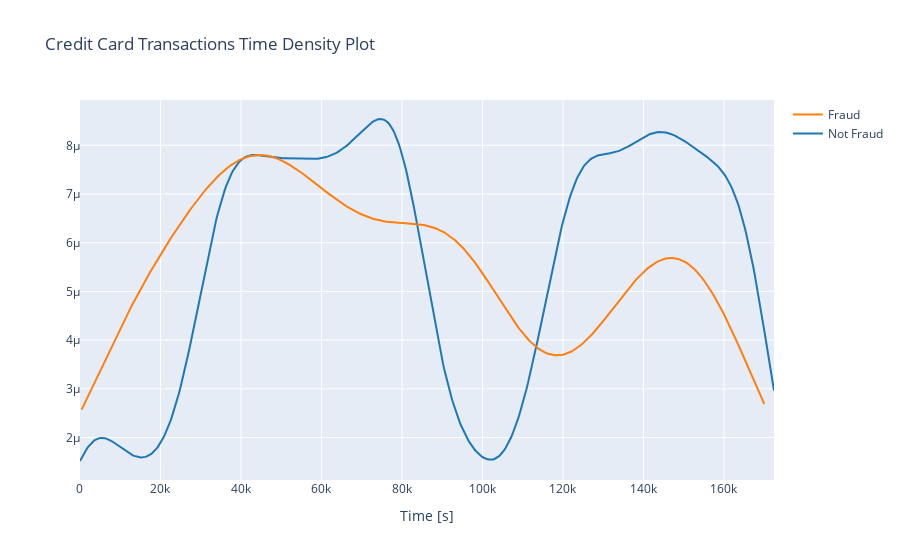

Notebook cell for this chart:
### Code cell
class_0 = df.loc[df['Class'] == 0]["Time"]
class_1 = df.loc[df['Class'] == 1]["Time"]

hist_data = [class_0, class_1]
group_labels = ['Not Fraud', 'Fraud']

fig = ff.create_distplot(hist_data, group_labels, show_hist=False, show_rug=False)
fig['layout'].update(title='Credit Card Transactions Time Density Plot', xaxis=dict(title='Time [s]'))
iplot(fig, filename='dist_only')

### Figure 1 — Plotly figure (JSON) as saved in the notebook; plotly's stock layout.template omitted (floating-point values rounded to 4 significant figures; data arrays with more than 128 entries replaced by an {"elided": "..."} marker saying what was removed)
{"data": [{"legendgroup": "Not Fraud", "marker": {"color": "rgb(31, 119, 180)"}, "mode": "lines", "name": "Not Fraud", "showlegend": true, "type": "scatter", "x": {"elided": "500 float values"}, "xaxis": "x", "y": {"elided": "500 float values"}, "yaxis": "y"}, {"legendgroup": "Fraud", "marker": {"color": "rgb(255, 127, 14)"}, "mode": "lines", "name": "Fraud", "showlegend": true, "type": "scatter", "x": {"elided": "500 float values"}, "xaxis": "x", "y": {"elided": "500 float values"}, "yaxis": "y"}], "layout": {"barmode": "overlay", "hovermode": "closest", "legend": {"traceorder": "reversed"}, "title": {"text": "Credit Card Transactions Time Density Plot"}, "xaxis": {"anchor": "y2", "domain": [0, 1], "title": {"text": "Time [s]"}, "zeroline": false}, "yaxis": {"anchor": "free", "domain": [0, 1], "position": 0}}}
